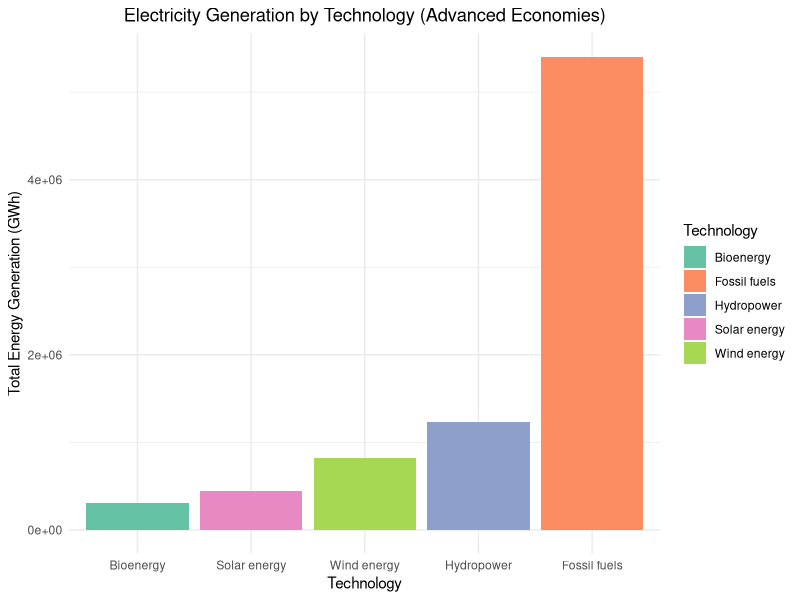
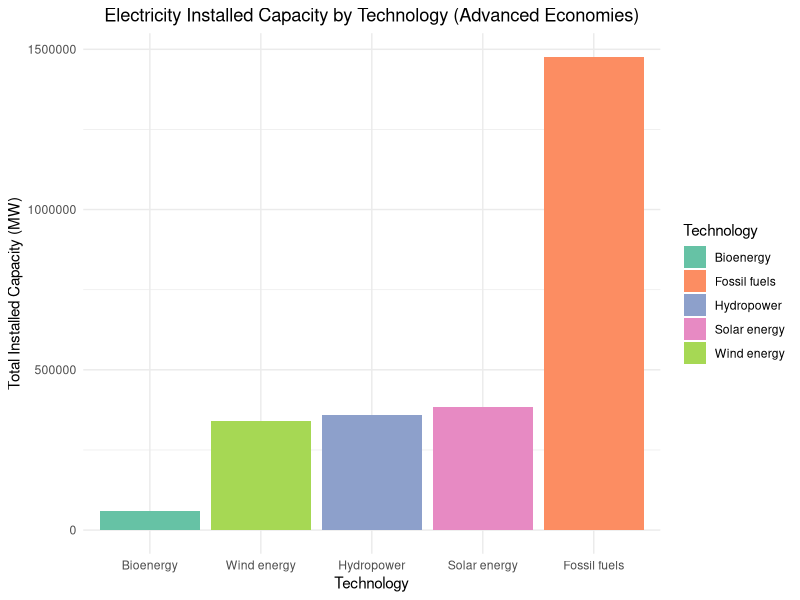

Write the R code that produced these figures, in order.
library(dplyr)
library(ggplot2)
library(readr)

data <- read_csv("Renewable_energy.csv")

data <- data %>%
  mutate(Technology = ifelse(Technology == "Hydropower (excl. Pumped Storage)", "Hydropower", Technology))

data <- data %>%
  filter(grepl("Advanced Economies", Country, ignore.case = TRUE))

data <- data %>%
  mutate(
    Energy_GWh = ifelse(grepl("MWh", Unit, ignore.case = TRUE), F2021 / 1000, F2021)
  )

common_technologies <- sort(unique(data$Technology))

data_generation <- data %>%
  filter(Indicator == "Electricity Generation") %>%
  mutate(Technology = factor(Technology, levels = common_technologies))

tech_summary_generation <- data_generation %>%
  group_by(Technology) %>%
  summarise(Total_Energy = sum(Energy_GWh, na.rm = TRUE))

p_generation <- ggplot(tech_summary_generation, aes(x = reorder(Technology, Total_Energy), y = Total_Energy, fill = Technology)) +
  geom_bar(stat = "identity") +
  xlab("Technology") +
  ylab("Total Energy Generation (GWh)") +
  ggtitle("Electricity Generation by Technology (Advanced Economies)") +
  theme_minimal() +
  theme(
    plot.title = element_text(hjust = 0.5)
  ) +
  scale_fill_brewer(palette = "Set2")

png(filename = "Electricity_Generation_Adv.png", width = 2400, height = 1600, res = 300)
print(p_generation)
dev.off()

data_installed <- data %>%
  filter(Indicator == "Electricity Installed Capacity") %>%
  mutate(Technology = factor(Technology, levels = common_technologies))

tech_summary_installed <- data_installed %>%
  group_by(Technology) %>%
  summarise(Total_Energy = sum(Energy_GWh, na.rm = TRUE))

p_installed <- ggplot(tech_summary_installed, aes(x = reorder(Technology, Total_Energy), y = Total_Energy, fill = Technology)) +
  geom_bar(stat = "identity") +
  xlab("Technology") +
  ylab("Total Installed Capacity (MW)") +
  ggtitle("Electricity Installed Capacity by Technology (Advanced Economies)") +
  theme_minimal() +
  theme(
    plot.title = element_text(hjust = 0.5)
  ) +
  scale_fill_brewer(palette = "Set2")

png(filename = "Electricity_Installed_Capacity_Adv.png", width = 2400, height = 1600, res = 300)
print(p_installed)
dev.off()